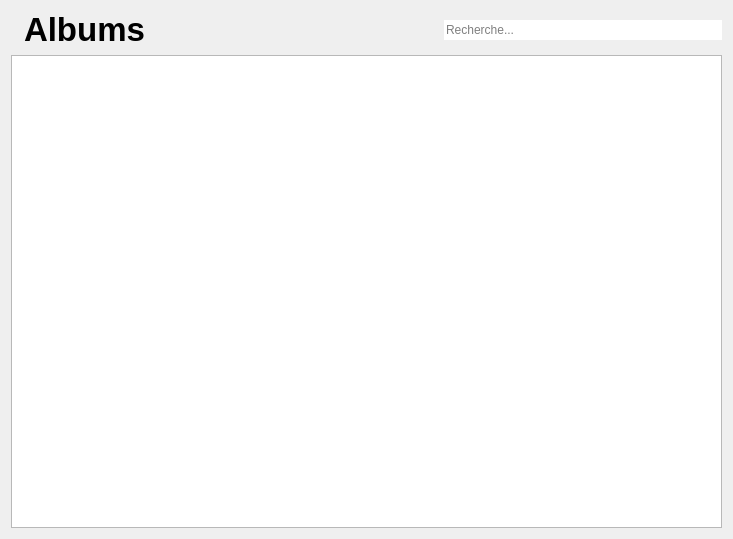
<?xml version="1.0" encoding="UTF-8"?>
<ui version="4.0">
 <class>explorerAlb</class>
 <widget class="QWidget" name="explorerAlb">
  <property name="geometry">
   <rect>
    <x>0</x>
    <y>0</y>
    <width>733</width>
    <height>539</height>
   </rect>
  </property>
  <property name="windowTitle">
   <string>Form</string>
  </property>
  <layout class="QVBoxLayout" name="verticalLayout">
   <item>
    <layout class="QHBoxLayout" name="horizontalLayout">
     <item>
      <layout class="QVBoxLayout" name="verticalLayoutImages">
       <item>
        <layout class="QHBoxLayout" name="horizontalLayout_5">
         <item>
          <widget class="QLabel" name="img_label">
           <property name="sizePolicy">
            <sizepolicy hsizetype="Minimum" vsizetype="Minimum">
             <horstretch>0</horstretch>
             <verstretch>0</verstretch>
            </sizepolicy>
           </property>
           <property name="font">
            <font>
             <weight>75</weight>
             <italic>false</italic>
             <bold>true</bold>
            </font>
           </property>
           <property name="styleSheet">
            <string notr="true">padding: 0 10 0;</string>
           </property>
           <property name="text">
            <string>&lt;html&gt;&lt;head/&gt;&lt;body&gt;&lt;p&gt;&lt;span style=&quot; font-size:25pt; font-weight:792; color:#000000;&quot;&gt;Albums&lt;/span&gt;&lt;/p&gt;&lt;/body&gt;&lt;/html&gt;</string>
           </property>
           <property name="textFormat">
            <enum>Qt::RichText</enum>
           </property>
          </widget>
         </item>
         <item>
          <spacer name="horizontalSpacer">
           <property name="orientation">
            <enum>Qt::Horizontal</enum>
           </property>
           <property name="sizeHint" stdset="0">
            <size>
             <width>40</width>
             <height>20</height>
            </size>
           </property>
          </spacer>
         </item>
         <item>
          <widget class="QLineEdit" name="recherche">
           <property name="contextMenuPolicy">
            <enum>Qt::NoContextMenu</enum>
           </property>
           <property name="frame">
            <bool>false</bool>
           </property>
           <property name="alignment">
            <set>Qt::AlignLeading|Qt::AlignLeft|Qt::AlignVCenter</set>
           </property>
           <property name="placeholderText">
            <string>Recherche...</string>
           </property>
          </widget>
         </item>
        </layout>
       </item>
       <item>
        <widget class="QListView" name="listViewImages">
         <property name="tabKeyNavigation">
          <bool>true</bool>
         </property>
         <property name="showDropIndicator" stdset="0">
          <bool>false</bool>
         </property>
         <property name="dragEnabled">
          <bool>true</bool>
         </property>
         <property name="dragDropMode">
          <enum>QAbstractItemView::NoDragDrop</enum>
         </property>
         <property name="defaultDropAction">
          <enum>Qt::CopyAction</enum>
         </property>
         <property name="alternatingRowColors">
          <bool>false</bool>
         </property>
         <property name="iconSize">
          <size>
           <width>100</width>
           <height>100</height>
          </size>
         </property>
         <property name="textElideMode">
          <enum>Qt::ElideRight</enum>
         </property>
         <property name="verticalScrollMode">
          <enum>QAbstractItemView::ScrollPerPixel</enum>
         </property>
         <property name="movement">
          <enum>QListView::Static</enum>
         </property>
         <property name="flow">
          <enum>QListView::LeftToRight</enum>
         </property>
         <property name="isWrapping" stdset="0">
          <bool>true</bool>
         </property>
         <property name="resizeMode">
          <enum>QListView::Adjust</enum>
         </property>
         <property name="layoutMode">
          <enum>QListView::Batched</enum>
         </property>
         <property name="spacing">
          <number>0</number>
         </property>
         <property name="gridSize">
          <size>
           <width>110</width>
           <height>150</height>
          </size>
         </property>
         <property name="viewMode">
          <enum>QListView::IconMode</enum>
         </property>
         <property name="uniformItemSizes">
          <bool>false</bool>
         </property>
         <property name="batchSize">
          <number>1</number>
         </property>
         <property name="wordWrap">
          <bool>true</bool>
         </property>
         <property name="itemAlignment">
          <set>Qt::AlignCenter</set>
         </property>
        </widget>
       </item>
      </layout>
     </item>
    </layout>
   </item>
  </layout>
 </widget>
 <resources/>
 <connections/>
</ui>
